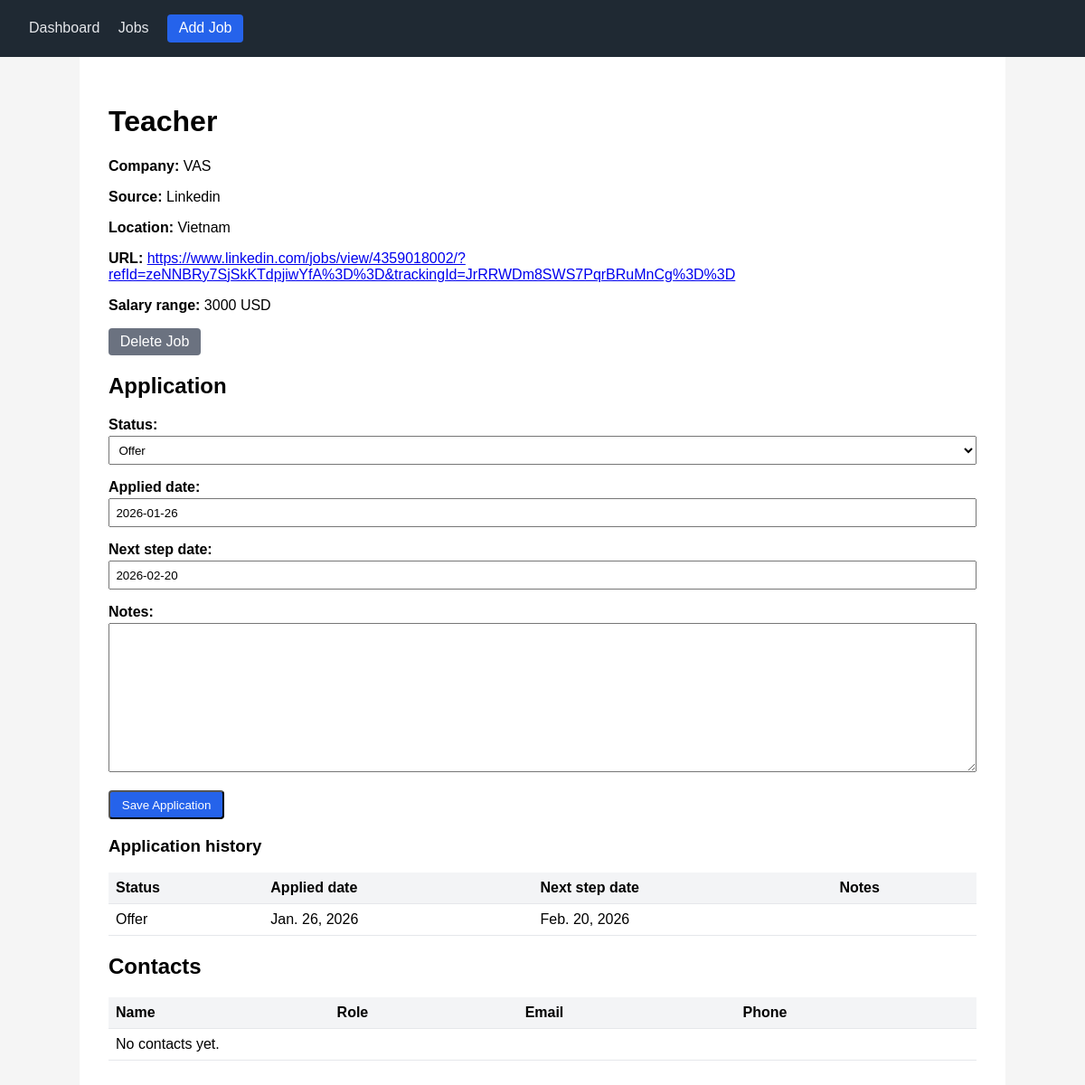
The app's page /jobs/2/ with its own data.
### tracker/models.py (models this page shows, shortened)
class Job(models.Model):
    title = models.CharField(max_length=255)
    company = models.CharField(max_length=255)
    source = models.CharField(max_length=255)
    url = models.URLField()
    location = models.CharField(max_length=255)
    salary_range = models.CharField(max_length=255, blank=True)
    created_at = models.DateTimeField(auto_now_add=True)

class Application(models.Model):
    STATUS_TO_APPLY = "To Apply"
    STATUS_APPLIED = "Applied"
    STATUS_INTERVIEW = "Interview"
    STATUS_OFFER = "Offer"
    STATUS_REJECTED = "Rejected"
    STATUS_CHOICES = [
        (STATUS_TO_APPLY, "To Apply"),
        (STATUS_APPLIED, "Applied"),
        (STATUS_INTERVIEW, "Interview"),
        (STATUS_OFFER, "Offer"),
        (STATUS_REJECTED, "Rejected"),
    ]
    job = models.ForeignKey(Job, on_delete=models.CASCADE, related_name="applications")
    status = models.CharField(max_length=20, choices=STATUS_CHOICES)
    applied_date = models.DateField(null=True, blank=True)
    next_step_date = models.DateField(null=True, blank=True)
    notes = models.TextField(blank=True)

### tracker/views.py (the view)
# urls.py: path("jobs/<int:pk>/", views.job_detail, name="job_detail"),
def job_detail(request, pk):
    job = get_object_or_404(Job, pk=pk)
    applications = job.applications.all().order_by("-applied_date")
    contacts = job.contacts.all()
    if applications.exists():
        application = applications.first()
    else:
        application = Application(job=job)
    if request.method == "POST":
        form = ApplicationForm(request.POST, instance=application)
        if form.is_valid():
            app_obj = form.save(commit=False)
            app_obj.job = job
            app_obj.save()
            messages.success(request, "Application details saved.")
            return redirect(reverse("job_detail", args=[job.pk]))
    else:
        form = ApplicationForm(instance=application)
    context = {
        "job": job,
        "applications": applications,
        "contacts": contacts,
        "form": form,
    }
    return render(request, "tracker/job_detail.html", context)

### tracker/forms.py
class ApplicationForm(forms.ModelForm):
    class Meta:
        model = Application
        fields = ["status", "applied_date", "next_step_date", "notes"]

### tracker/templates/tracker/job_detail.html (shortened to what this page needs)
{% extends "tracker/base.html" %}
{% block content %}
<h1>{{ job.title }}</h1>
<p><strong>Company:</strong> {{ job.company }}</p>
<p><strong>Source:</strong> {{ job.source }}</p>
<p><strong>Location:</strong> {{ job.location }}</p>
<p><strong>URL:</strong> <a href="{{ job.url }}" target="_blank">{{ job.url }}</a></p>
{% if job.salary_range %}
    <p><strong>Salary range:</strong> {{ job.salary_range }}</p>
{% endif %}
<p>
    <a href="{% url 'job_delete' job.pk %}" class="btn btn-secondary">Delete Job</a>
</p>
<h2>Application</h2>
<form method="post">
    {{ form.as_p }}
    <button type="submit" class="btn">Save Application</button>
</form>
<h3>Application history</h3>
<table>
    <thead>
    <tr>
        <th>Status</th>
        <th>Applied date</th>
        <th>Next step date</th>
        <th>Notes</th>
    </tr>
    </thead>
    <tbody>
    {% for app in applications %}
        <tr>
            <td>{{ app.status }}</td>
            <td>{{ app.applied_date }}</td>
            <td>{{ app.next_step_date }}</td>
            <td>{{ app.notes|linebreaksbr }}</td>
        </tr>
    {% empty %}
        <tr><td colspan="4">No applications yet.</td></tr>
    {% endfor %}
    </tbody>
</table>
<h2>Contacts</h2>
<table>
    <thead>
    <tr>
        <th>Name</th>
        <th>Role</th>
        <th>Email</th>
        <th>Phone</th>
    </tr>
    </thead>
    <tbody>
    {% for contact in contacts %}
        <tr>
            <td>{{ contact.name }}</td>
            <td>{{ contact.role }}</td>
            <td>{{ contact.email }}</td>
            <td>{{ contact.phone }}</td>
        </tr>
    {% empty %}
        <tr><td colspan="4">No contacts yet.</td></tr>
    {% endfor %}
    </tbody>
</table>
{% endblock %}

### tracker/templates/tracker/base.html (style rules this page uses)
body { font-family: Arial, sans-serif; margin: 0; padding: 0; background: #f5f5f5; }
table { width: 100%; border-collapse: collapse; margin-top: 1rem; }
th, td { padding: 0.5rem; border-bottom: 1px solid #e5e7eb; text-align: left; }
th { background: #f3f4f6; }
.btn { display: inline-block; padding: 0.4rem 0.8rem; background: #2563eb; color: white; text-decoration: none; border-radius: 4px; }
.btn-secondary { background: #6b7280; }
form { margin-top: 1rem; }
label { display: block; margin-top: 0.5rem; font-weight: bold; }
input, textarea, select { width: 100%; padding: 0.4rem; margin-top: 0.2rem; box-sizing: border-box; }

### records on screen
Job: title "Teacher", company "VAS", source "Linkedin", location "Vietnam", url "https://www.linkedin.com/jobs/view/4359018002/?refId=zeNNBRy7SjSkKTdpjiwYfA%3D%3D&trackingId=JrRRWDm8SWS7PqrBRuMnCg%3D%3D", salary_range "3000 USD"
Application: status "Offer", applied_date "2026-01-26", next_step_date "2026-02-20", applied_date "Jan. 26, 2026", next_step_date "Feb. 20, 2026"
